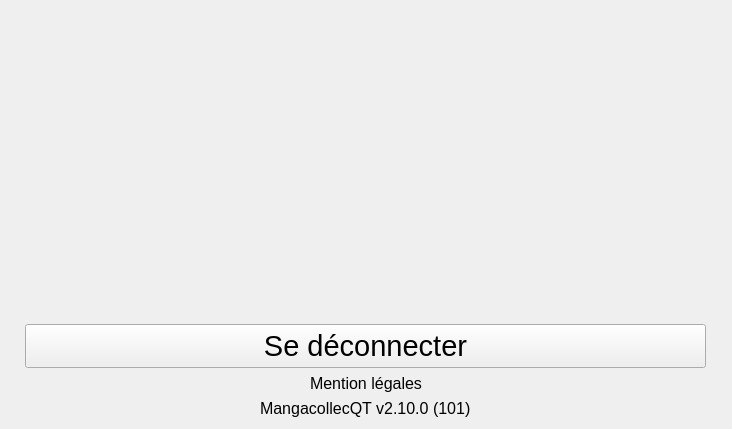
<?xml version="1.0" encoding="UTF-8"?>
<ui version="4.0">
 <class>Form</class>
 <widget class="QWidget" name="Form">
  <property name="geometry">
   <rect>
    <x>0</x>
    <y>0</y>
    <width>732</width>
    <height>429</height>
   </rect>
  </property>
  <property name="minimumSize">
   <size>
    <width>732</width>
    <height>429</height>
   </size>
  </property>
  <property name="maximumSize">
   <size>
    <width>732</width>
    <height>429</height>
   </size>
  </property>
  <property name="windowTitle">
   <string>Form</string>
  </property>
  <layout class="QVBoxLayout" name="verticalLayout">
   <item>
    <spacer name="verticalSpacer">
     <property name="orientation">
      <enum>Qt::Vertical</enum>
     </property>
     <property name="sizeHint" stdset="0">
      <size>
       <width>20</width>
       <height>40</height>
      </size>
     </property>
    </spacer>
   </item>
   <item alignment="Qt::AlignHCenter">
    <widget class="QPushButton" name="pushButton">
     <property name="sizePolicy">
      <sizepolicy hsizetype="Fixed" vsizetype="Fixed">
       <horstretch>0</horstretch>
       <verstretch>0</verstretch>
      </sizepolicy>
     </property>
     <property name="minimumSize">
      <size>
       <width>681</width>
       <height>44</height>
      </size>
     </property>
     <property name="font">
      <font>
       <pointsize>22</pointsize>
       <weight>50</weight>
       <bold>false</bold>
       <kerning>true</kerning>
      </font>
     </property>
     <property name="cursor">
      <cursorShape>ArrowCursor</cursorShape>
     </property>
     <property name="text">
      <string>Se déconnecter</string>
     </property>
    </widget>
   </item>
   <item alignment="Qt::AlignHCenter|Qt::AlignBottom">
    <widget class="QLabel" name="label_2">
     <property name="font">
      <font>
       <pointsize>12</pointsize>
      </font>
     </property>
     <property name="text">
      <string>Mention légales</string>
     </property>
    </widget>
   </item>
   <item alignment="Qt::AlignHCenter|Qt::AlignBottom">
    <widget class="QLabel" name="label">
     <property name="font">
      <font>
       <pointsize>12</pointsize>
      </font>
     </property>
     <property name="text">
      <string>MangacollecQT v2.10.0 (101)</string>
     </property>
    </widget>
   </item>
  </layout>
 </widget>
 <resources/>
 <connections/>
</ui>
